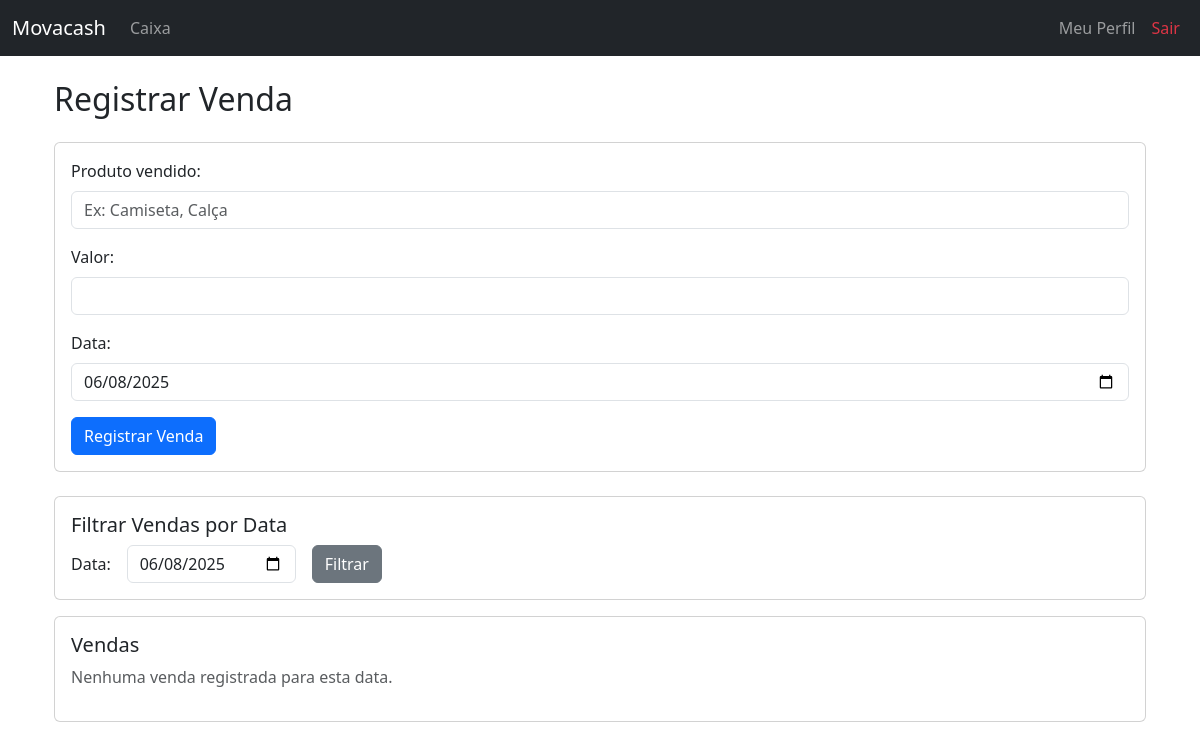
Page /caixa (signed in) on the earlier database version.
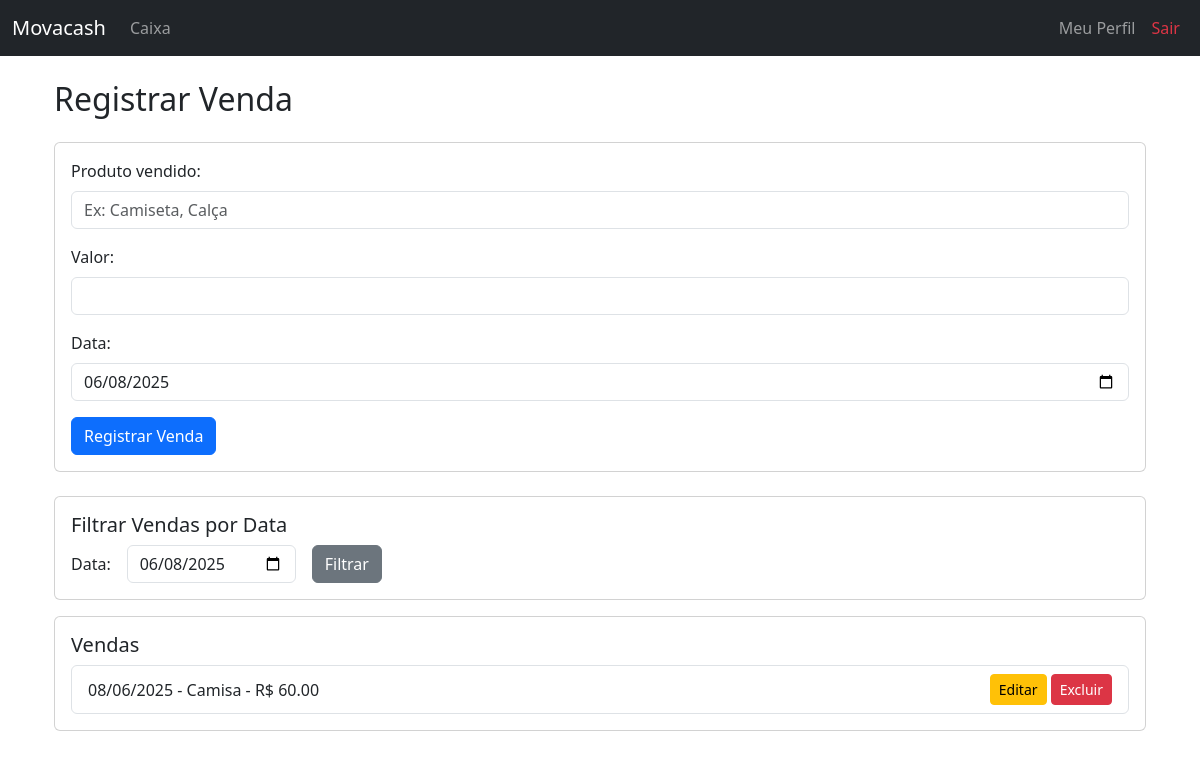
Same page on the later database version.
### app/models.py (models this page shows)
class Movimentacao(db.Model):
    __tablename__ = 'movimentacoes'
    id = db.Column(db.Integer, primary_key=True)
    tipo = db.Column(db.String(10), nullable=False)  # receita ou despesa
    categoria = db.Column(db.String(50), nullable=False)
    valor = db.Column(db.Float, nullable=False)
    data = db.Column(db.Date, nullable=False)
    usuario_id = db.Column(db.Integer, db.ForeignKey('usuarios.id'), nullable=False)

### app/routes.py (the view, shortened to what this page needs)
@bp.route('/caixa', methods=['GET', 'POST'])
@login_obrigatorio
def caixa():
    if session.get('tipo') != 'vendedor':
        return redirect(url_for('main.dashboard'))
    usuario_id = session['usuario_id']
    hoje = date.today()
    filtro_data = request.args.get('filtro_data') or hoje.strftime('%Y-%m-%d')
    vendas = Movimentacao.query.filter_by(tipo='receita', usuario_id=usuario_id)
    if filtro_data:
        try:
            data_filtrada = datetime.strptime(filtro_data, '%Y-%m-%d').date()
            vendas = vendas.filter(Movimentacao.data == data_filtrada)
        except ValueError:
            flash('Data inválida para filtro.', 'danger')
    vendas = vendas.order_by(Movimentacao.data.desc()).all()
    return render_template('caixa.html', movimentacoes=vendas, filtro_data=filtro_data, hoje=hoje.strftime('%Y-%m-%d'))

### app/utils.py (called while the page is built)
def login_obrigatorio(f):
    @wraps(f)
    def decorated_function(*args, **kwargs):
        if 'usuario_id' not in session:
            return redirect(url_for('main.login'))
        return f(*args, **kwargs)
    return decorated_function

### app/templates/caixa.html (shortened to what this page needs)
{% extends "base.html" %}
{% block content %}
<div class="container mt-4">
    <h2 class="mb-4">Registrar Venda</h2>
    <div class="card mb-4">
        <div class="card-body">
            <form method="POST">
                <div class="mb-3">
                    <label class="form-label">Produto vendido:</label>
                    <input type="text" name="categoria" class="form-control" placeholder="Ex: Camiseta, Calça" required>
                </div>
                <div class="mb-3">
                    <label class="form-label">Valor:</label>
                    <input type="number" name="valor" step="0.01" class="form-control" required>
                </div>
                <div class="mb-3">
                    <label class="form-label">Data:</label>
                    <input type="date" name="data" class="form-control" value="{{ hoje }}">
                </div>
                <button type="submit" class="btn btn-primary">Registrar Venda</button>
            </form>
        </div>
    </div>
    <div class="card mb-3">
        <div class="card-body">
            <form method="GET">
                <h5 class="card-title">Filtrar Vendas por Data</h5>
                <div class="row g-3 align-items-center">
                    <div class="col-auto">
                        <label class="col-form-label">Data:</label>
                    </div>
                    <div class="col-auto">
                        <input type="date" name="filtro_data" class="form-control" value="{{ filtro_data }}">
                    </div>
                    <div class="col-auto">
                        <button type="submit" class="btn btn-secondary">Filtrar</button>
                    </div>
                </div>
            </form>
        </div>
    </div>
    <div class="card">
        <div class="card-body">
            <h5 class="card-title">Vendas</h5>
            {% if movimentacoes %}
                <ul class="list-group">
                    {% for v in movimentacoes %}
                        <li class="list-group-item d-flex justify-content-between align-items-center">
                            <div>
                                {{ v.data.strftime('%d/%m/%Y') }} - {{ v.categoria }} - R$ {{ "%.2f"|format(v.valor) }}
                            </div>
                            <div>
                                <a href="{{ url_for('main.editar_movimentacao', id=v.id) }}" class="btn btn-sm btn-warning">Editar</a>
                                <a href="{{ url_for('main.excluir_movimentacao', id=v.id) }}"
                                   class="btn btn-sm btn-danger"
                                   onclick="return confirm('Deseja excluir esta venda?');">Excluir</a>
                            </div>
                        </li>
                    {% endfor %}
                </ul>
            {% else %}
                <p class="text-muted">Nenhuma venda registrada para esta data.</p>
            {% endif %}
        </div>
    </div>
</div>
{% endblock %}

Differences in the rows shown:
added Movimentacao: data "08/06/2025", categoria "Camisa", valor "60.00"
Other differences:
text no longer shown: "Nenhuma venda registrada para esta data."
